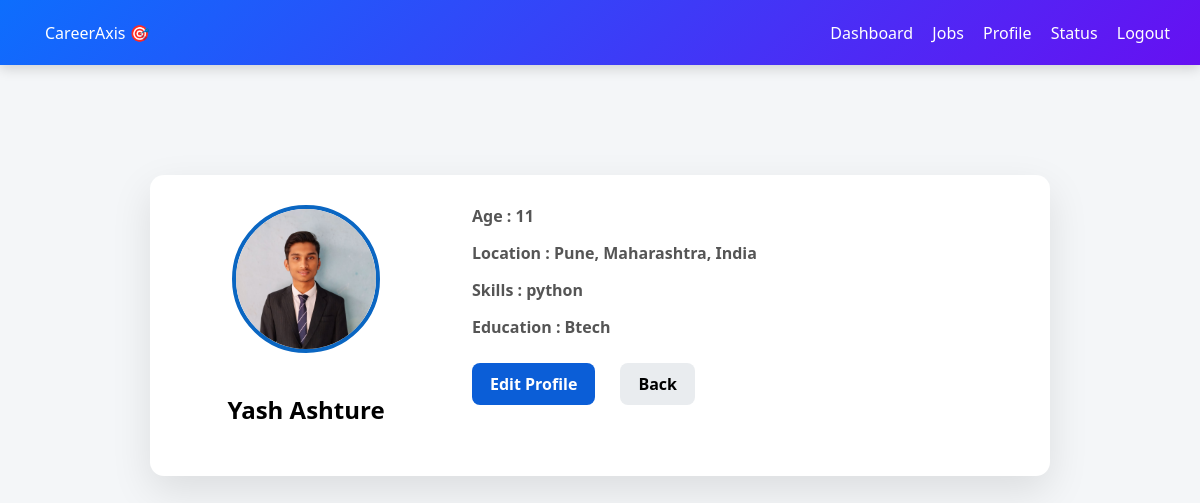
Screenshot of /view_profile (signed in) with the database file from the repository.
### tables this page shows
CREATE TABLE profiles (
    id INTEGER PRIMARY KEY AUTOINCREMENT,
    user_id INTEGER,
    name TEXT,
    age INTEGER,
    location TEXT,
    skills TEXT,
    education TEXT
, photo TEXT);

### app.py (the view)
@app.route("/view_profile")
def view_profile():
    if session.get("role") != "user":
        return redirect("/dashboard")
    db = get_db()
    cur = db.cursor()
    cur.execute("SELECT * FROM profiles WHERE user_id=?", (session["user_id"],))
    profile = cur.fetchone()
    db.close()
    return render_template("view_profile.html", profile=profile)

### app.py (called while the page is built)
def get_db():
    return sqlite3.connect("database.db")

### templates/view_profile.html (shortened to what this page needs)
{% extends "base.html" %}
{% block content %}
<div class="profile-wrapper">
    <div class="profile-card">
        <div class="profile-left">
            <img src="{{ url_for('static', filename='uploads/' + (profile[7] if profile[7] else 'default.png')) }}"
                 class="profile-avatar">
            <h2>{{ profile[2] }}</h2>
        </div>
        <div class="profile-right">
            <div class="info-row">
                <span>Age : {{ profile[3] }}</span>
            </div>
            <div class="info-row">
                <span>Location : {{ profile[4] }}</span>
            </div>
            <div class="info-row">
                <span>Skills : {{ profile[5] }}</span>
            </div>
            <div class="info-row">
                <span>Education : {{ profile[6] }}</span>
            </div>
            <div class="profile-actions">
                <a href="/edit_profile" class="btn-primary">Edit Profile</a>
                <a href="/dashboard" class="btn-secondary">Back</a>
            </div>
        </div>
    </div>
</div>
{% endblock %}

### static/css/main.css (style rules this page uses)
body { margin: 0; font-family: 'Segoe UI', sans-serif, 'Poppins'; background: #f4f6f8; }
.profile-wrapper { max-width: 900px; margin: 40px auto; }
.profile-card { background: white; border-radius: 14px; padding: 30px; display: flex; gap: 30px; box-shadow: 0 10px 30px rgba(0,0,0,0.1); animation: fadeIn 0.6s ease-in-out; }
.profile-left { text-align: center; width: 250px; }
.profile-left img { width: 140px; height: 140px; border-radius: 50%; object-fit: cover; border: 4px solid #0a66c2; margin-bottom: 15px; }
.profile-right { flex: 1; }
.profile-actions { margin-top: 25px; display: flex; gap: 15px; }
.profile-actions a { padding: 10px 18px; border-radius: 8px; text-decoration: none; font-weight: bold; transition: 0.3s; }
.profile-wrapper { display: flex; justify-content: center; padding: 40px; }
.profile-card { background: #fff; width: 900px; display: flex; gap: 40px; padding: 30px; border-radius: 14px; box-shadow: 0 15px 40px rgba(0,0,0,0.1); }
.profile-left { width: 30%; text-align: center; }
.profile-avatar { width: 150px; height: 150px; border-radius: 50%; border: 4px solid #0b5ed7; object-fit: cover; }
.profile-right { width: 70%; }
.info-row { margin-bottom: 15px; }
.info-row span { font-weight: 600; color: #555; display: block; margin-bottom: 5px; }
.profile-actions { margin-top: 25px; }
.btn-primary { background: #0b5ed7; color: #fff; padding: 10px 18px; border-radius: 8px; text-decoration: none; border: none; cursor: pointer; }
.btn-secondary { background: #e9ecef; color: #000; padding: 10px 18px; border-radius: 8px; text-decoration: none; margin-left: 10px; }

### rows the page displays
profiles: photo (picture), name "Yash Ashture", age "11", location "Pune, Maharashtra, India", skills "python", education "Btech"
